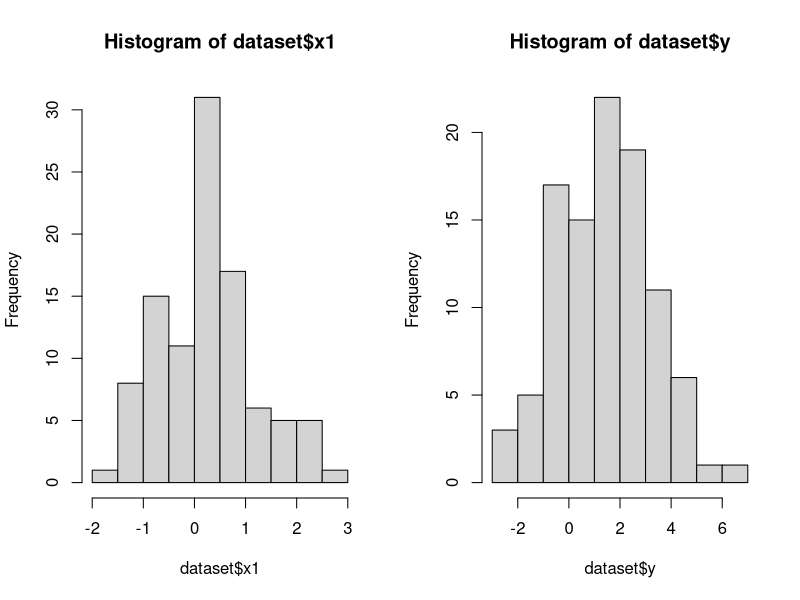
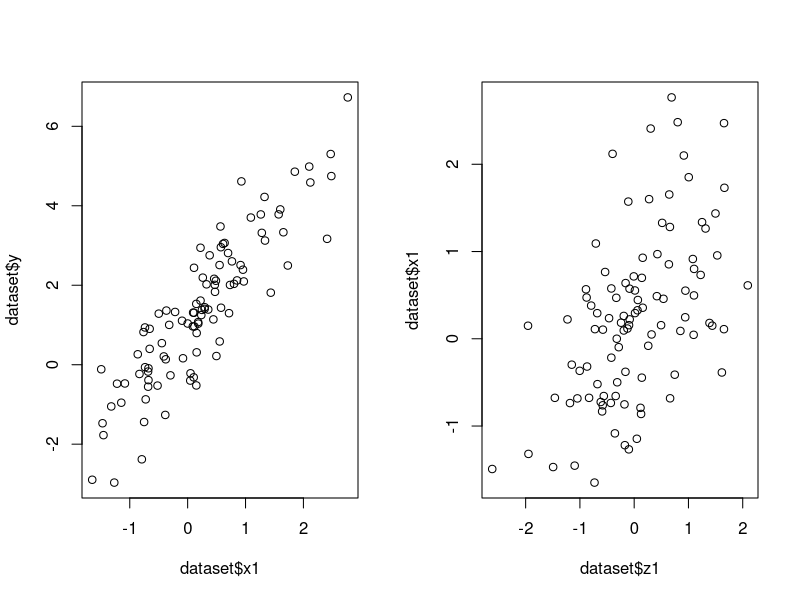
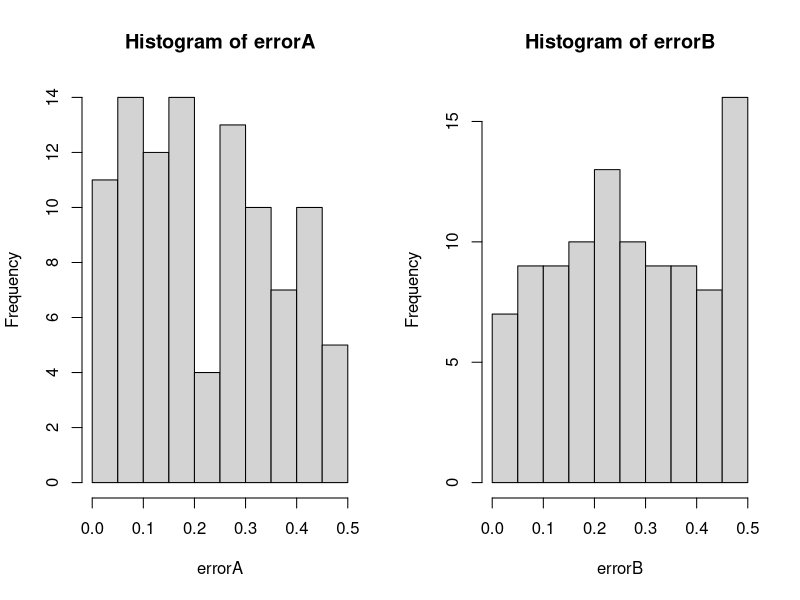
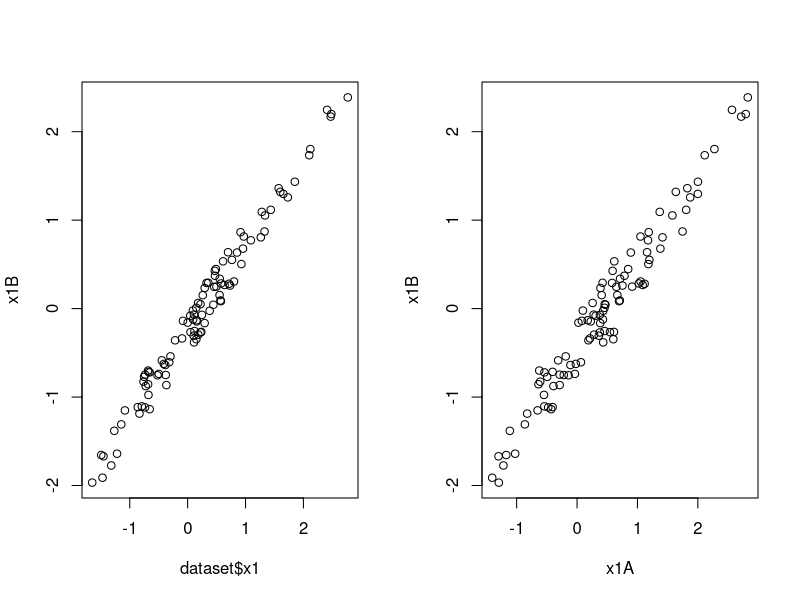
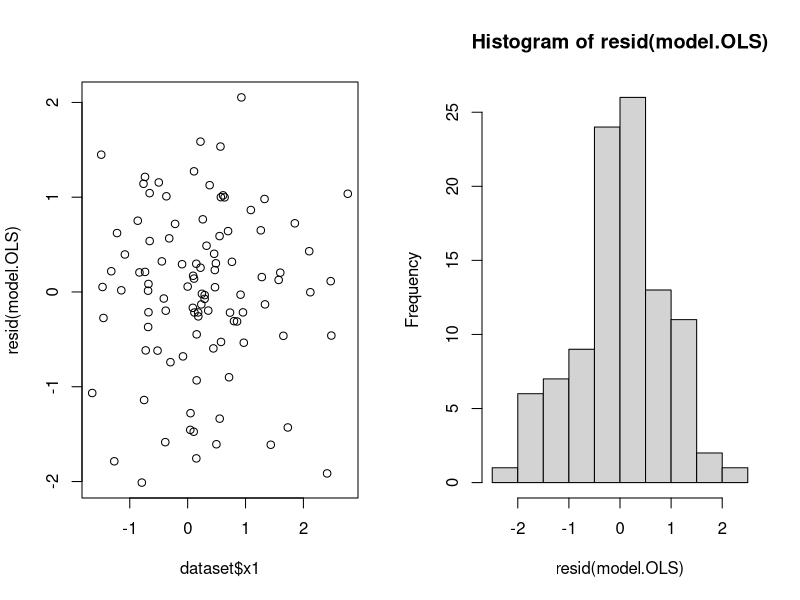

The R source for these figures, in order:
rm(list = ls())

dataset <- read.csv('Seminar_01_simulated_data.csv', header = TRUE)
str(dataset)
sum(is.na(dataset))
sapply(dataset, function(x1) sum(is.na(x1)))
       
head(dataset,5)
tail(dataset,5)

summary(dataset)

options(repr.plot.width = 8, repr.plot.height = 4)
par(mfrow = c(1,2))
hist(dataset$x1, n = 10, probability = FALSE)
hist(dataset$y, n = 10, probability = FALSE)

cor(dataset[,2:6])

options(repr.plot.width = 8, repr.plot.height = 4)
par(mfrow = c(1,2))
plot(dataset$x1, dataset$y, type = 'p')
plot(dataset$z1, dataset$x1, type = 'p')

library('car')
library('lmtest')
library('AER')
library('systemfit')

model.OLS <- lm(y ~ x1, data = dataset)
summary(model.OLS)

set.seed(1234)
errorA <- runif(length(dataset$x1), min = 0, max = 0.5)
errorB <- runif(length(dataset$x1), min = 0, max = 0.5)

options(repr.plot.width = 8, repr.plot.height = 4)
par(mfrow = c(1,2))
hist(errorA, n = 10, probability = FALSE)
hist(errorB, n = 10, probability = FALSE)

x1A <- dataset$x1 + errorA
x1B <- dataset$x1 - errorB

options(repr.plot.width = 8, repr.plot.height = 4)
par(mfrow = c(1,2))
plot(dataset$x1, x1B, type = 'p')
plot(x1A, x1B, type = 'p')

model.OLS.multicoll <- lm(dataset$y ~ x1A + x1B)
summary(model.OLS.multicoll)

library(car)

print(cor(x1A, x1B))

model.OLS.VIF <- lm(x1A ~ x1B)
summary(model.OLS.VIF)
VIF <- 1/(1-summary(model.OLS.VIF)$r.squared) # Variance Inflation Factor manual
print(VIF)

vif(model.OLS.multicoll) # Variance Inflation Factor automated

library(lmtest)

resettest(model.OLS, power = 2:3)

options(repr.plot.width = 4, repr.plot.height = 4)
plot(dataset$x1, resid(model.OLS), type = 'p')

library(AER)

bptest(model.OLS) #Breusch-Pagan/Koenker test
bptest(model.OLS, ~ x1 + I(x1^2), data = dataset) #White test

het.robust.OLS <- coeftest(model.OLS, vcov = vcovHC(model.OLS)) #gives White heteroscedasticity robust standard errors
print(het.robust.OLS)

dwtest(model.OLS)
bgtest(model.OLS, order = 2)

hac.robust.OLS <- coeftest(model.OLS, vcovHAC) #gives Newey-West heteroskedasticity and autocorrelation robust standard errors
print(hac.robust.OLS)

options(repr.plot.width = 4, repr.plot.height = 4)
hist(resid(model.OLS), n = 10, probability = FALSE)

shapiro.test(resid(model.OLS))

model.1.stage <- lm(x1 ~ z1, data = dataset)
summary(model.1.stage)

# using OLS in 2nd stage to get the coefficients. 
# WARNING: The standard errors you would get from this regression are incorrect, 
# as we have to adjust because we are using fitted values in the second stage. 
# We can get the errors either manually (we know the variance of the 2SLS estimator) or using ivreg function from AER package.
# see Wooldridge textbook for further explanation.
model.2.stage <- lm(y ~ fitted(model.1.stage), data = dataset)
model.2.stage$coefficients

# using function ivreg from AER package, performs
model.2SLS.1 <- ivreg(y ~ x1 | z1 , data = dataset)
summary(model.2SLS.1, diagnostics = TRUE)

library(systemfit)

ols <- systemfit(y ~ x1, data = dataset, method = 'OLS')
iv <- systemfit(y ~ x1, data = dataset, method = '2SLS', inst = ~ z1)

hausman.systemfit(iv, ols)

### available in the summary diagnostics:
model.2SLS.2 <- ivreg(y ~ x1 | z1 + z3, data = dataset)
summary(model.2SLS.2, diagnostics = TRUE)

# Sargan test calculated manually:
model.2SLS.2 <- ivreg(y ~ x1 | z1 + z3, data = dataset)

regression <- lm(resid(model.2SLS.2) ~ z1 + z3, data = dataset)
summary(regression)
LM <- summary(regression)$r.squared * length(dataset$y)
print(LM)
print(qchisq(0.95, df = 1))
print(1 - pchisq(LM, df = 1))



rm(list = ls())

datasetmroz <- read.csv('mroz.csv', header = TRUE)
str(datasetmroz)
sapply(datasetmroz, function(x) sum(is.na(x)))
       
head(datasetmroz,5)
tail(datasetmroz,5)

summary(datasetmroz)

sum(datasetmroz$wage>0)
sum(datasetmroz$wage==0)

datasetmroz2 <- datasetmroz[datasetmroz$wage > 0,]
str(datasetmroz2)

cor(datasetmroz2[,c(6,15,16)])

model.OLS.wage <- lm(log(wage) ~ educ + exper + I(exper^2), data = datasetmroz2)
summary(model.OLS.wage)

model.2SLS.M <- ivreg(log(wage) ~ educ + exper + I(exper^2) | exper + I(exper^2) + motheduc, data = datasetmroz2)
summary(model.2SLS.M, diagnostics = TRUE)

model.2SLS.MF <- ivreg(log(wage) ~ educ + exper + I(exper^2) | exper + I(exper^2) + motheduc + fatheduc, data = datasetmroz2)
summary(model.2SLS.MF, diagnostics = TRUE)
